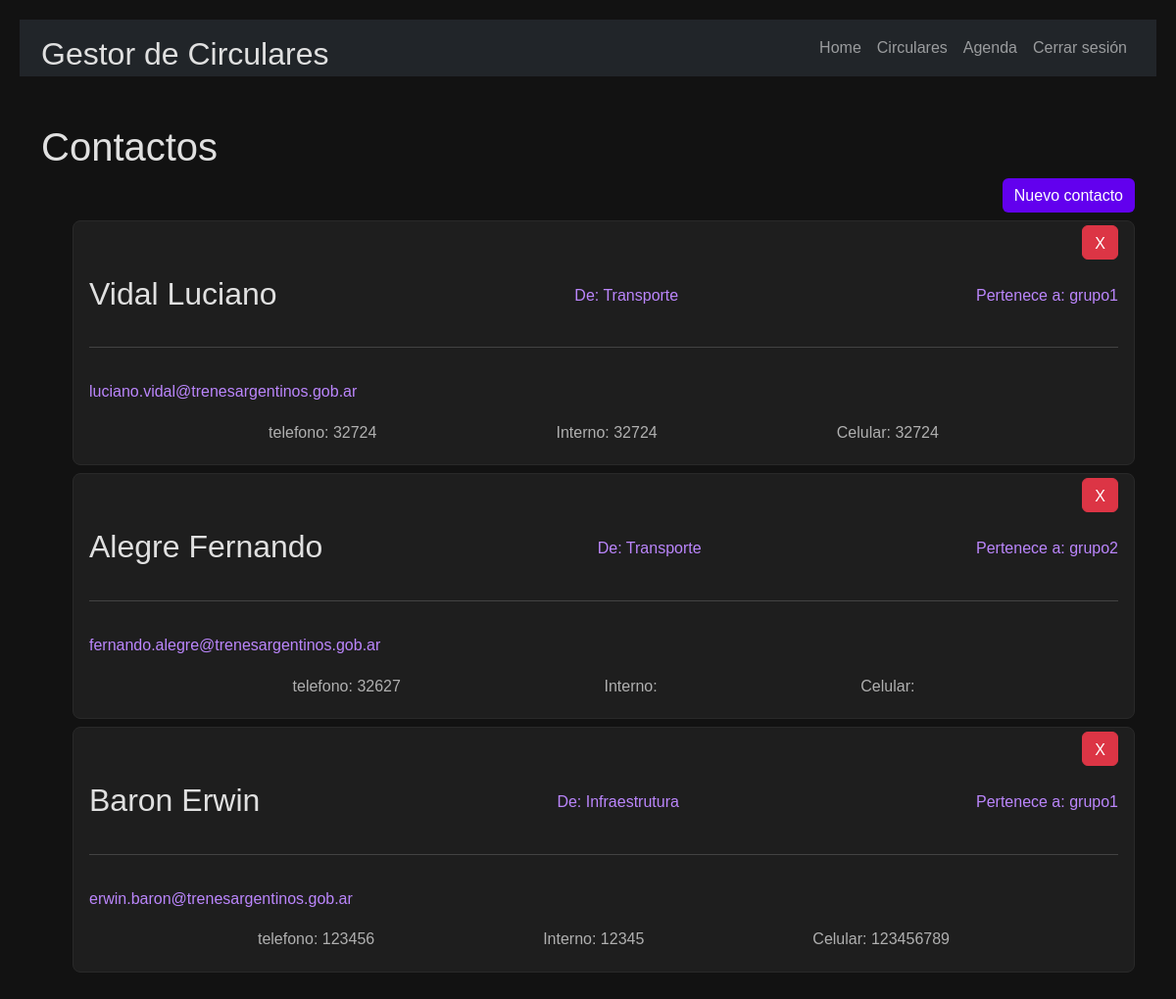
The page /agenda/ (signed in) on the database its author committed.
### Agenda/models.py (models this page shows, shortened)
class Agenda(models.Model):
    email= models.CharField(max_length=100, default='')
    apellidoYNombre= models.CharField(max_length=100, default='')
    subGerencia = models.CharField(max_length=100, default='',blank=True)
    grupo = models.CharField(max_length=100, default='',blank=True)
    telefono = models.CharField(max_length=50, default='',blank=True)
    celular = models.CharField(max_length=50, default='',blank=True)
    interno = models.CharField(max_length=20, default='',blank=True)

### Agenda/views.py (the view)
# urls.py: path('agenda/', viewsAgenda.agenda , name='agenda'),
@login_required
def agenda(request):
    contactos = Agenda.objects.all()
    if request.method == 'GET':
        return render(request, "agenda.html",{
            'contactos': contactos,
            'titulo' : 'Contactos'
        })

### Agenda/templates/agenda.html
{% extends "base.html" %}
{% block content %}
<main class="container py-5 ">
    <section >
    <h1>{{ titulo }}</h1>
    <div class="d-flex justify-content-end">
        <a class="btn btn-primary" href="/createContacto">Nuevo contacto</a>
    </div>
    <ul>
        {% for contacto in contactos %}
            <li class="card card-body my-2 py-1 ">
                <div class="d-flex justify-content-end">
                    <a href="{% url 'deleteContacto' contacto.id %}" class="btn btn-danger">X</a>
                </div>
                <a href="{% url 'editContacto' contacto.id %}">
                    <div class="d-flex justify-content-between ">
                        <h2 class="my-3">{{contacto.apellidoYNombre}}</h2>
                        <p class="my-4">De: {{contacto.subGerencia}}</p>
                        <p class="my-4">Pertenece a: {{contacto.grupo}}</p>
                    </div>
                </a>
                <hr>
                <a class="my-3" href="mailto:{{contacto.email}}">{{contacto.email}}</a>
                <div class="d-flex justify-content-evenly">
                    <p>telefono: {{contacto.telefono}}</p>
                    <p>Interno: {{contacto.interno}}</p>
                    <p>Celular: {{contacto.celular}}</p>
                </div>
            </li>
        {% endfor %}
    </ul>
    </section>
</main>
{% endblock %}

### cargaCircularTrabajo/static/css/style.css (style rules this page uses)
* { margin: 0; padding: 0; box-sizing: border-box; }
body { background-color: #121212; color: #E0E0E0; font-family: 'Arial', sans-serif; line-height: 1.6; padding: 20px; }
a { color: #bb86fc; text-decoration: none; }
div > a { height: 35px; }
body { background-color: #121212; color: #E0E0E0; font-family: 'Arial', sans-serif; }
.card { background-color: #1E1E1E; border: 1px solid #292929; color: #B0B0B0; padding: 16px; border-radius: 8px; transition: transform 0.3s ease, box-shadow 0.3s ease; }
h1, h2, h3 { color: #E0E0E0; }
.btn-primary { background-color: #6200EE; color: white; border: none; }

### rows shown on the page
Agenda: apellidoYNombre "Vidal Luciano", subGerencia "Transporte", grupo "grupo1", email "luciano.vidal@trenesargentinos.gob.ar", telefono "32724", interno "32724", celular "32724"
Agenda: apellidoYNombre "Alegre Fernando", subGerencia "Transporte", grupo "grupo2", email "fernando.alegre@trenesargentinos.gob.ar", telefono "32627"
Agenda: apellidoYNombre "Baron Erwin", subGerencia "Infraestrutura", grupo "grupo1", email "erwin.baron@trenesargentinos.gob.ar", telefono "123456", interno "12345", celular "123456789"

### other values the page prints
{{ titulo }} "Contactos"
